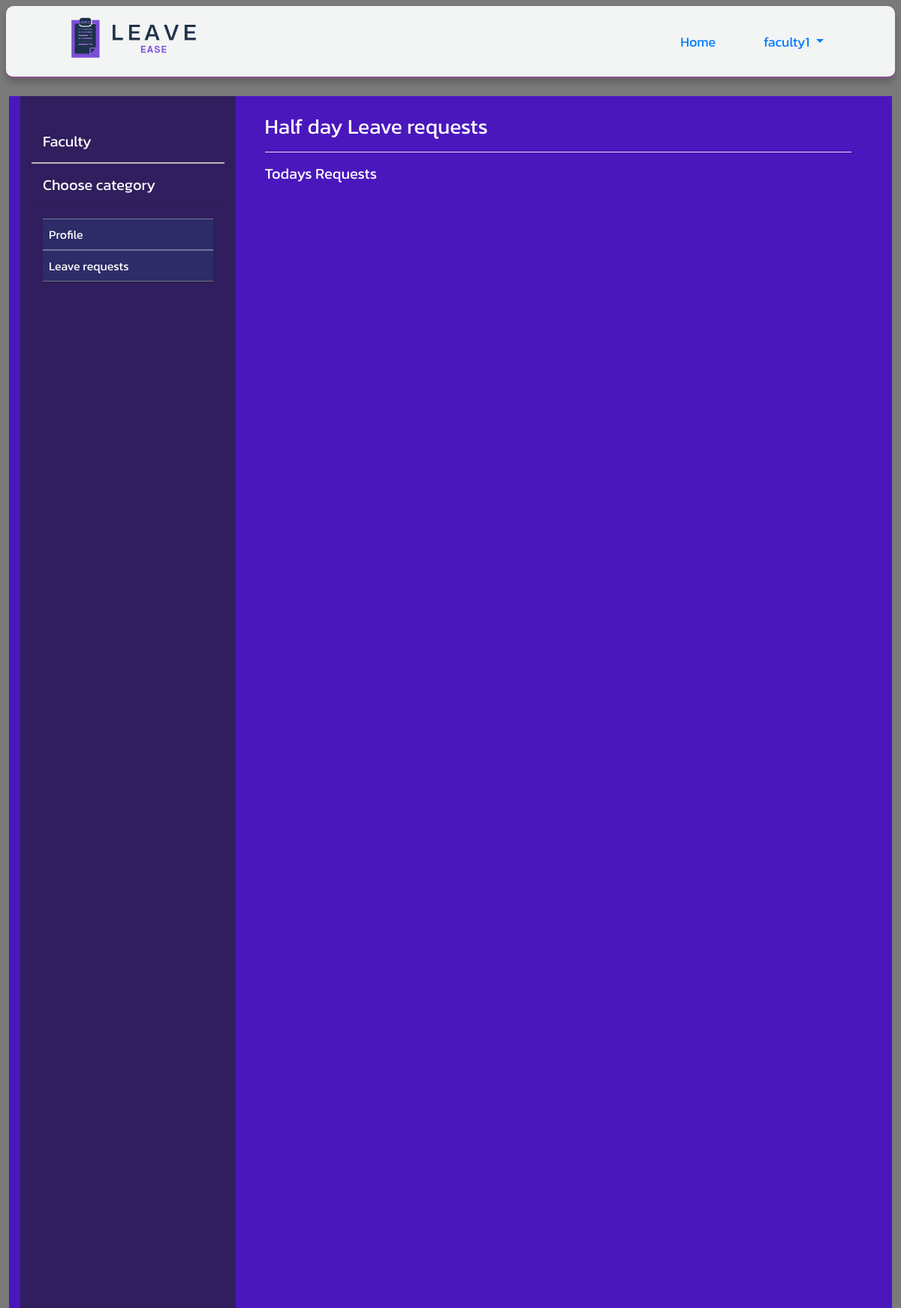
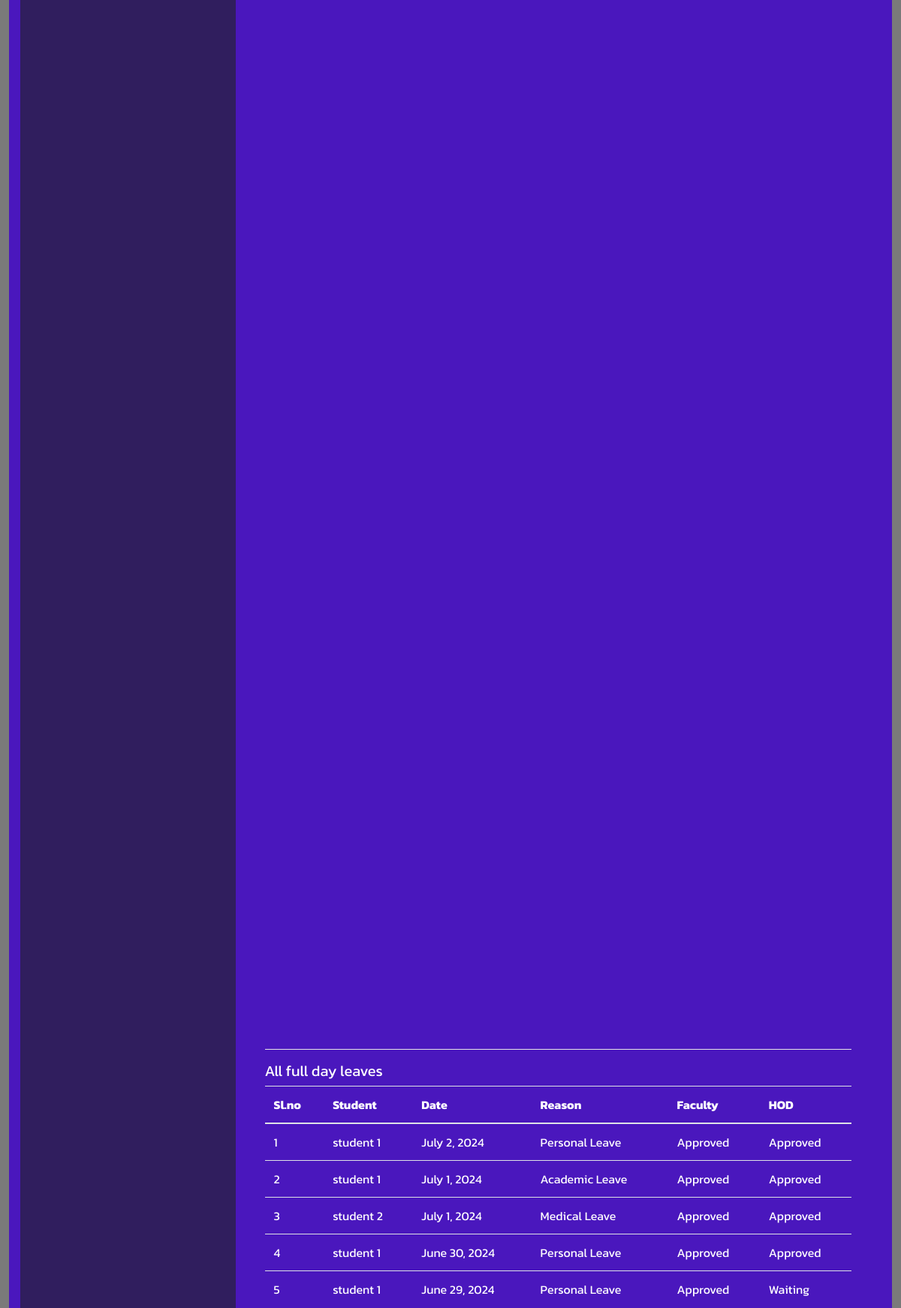
/faculty/fac_half_day_leave (signed in, upper part), run on the app's committed database (2 pictures, top to bottom).
### student/models.py (models this page shows, shortened)
class Leave(models.Model):
    student = models.ForeignKey(Student, on_delete=models.CASCADE)
    leave_date = models.DateField()
    type = models.CharField(max_length=30)
    reason = models.CharField(max_length=40)
    note = models.TextField(blank=True, null=True)
    leave_time = models.TimeField(blank=True, null=True)
    faculty_approval = models.BooleanField(default=False)
    faculty_approval_time = models.DateTimeField(null=True, blank=True)
    hod_approval = models.BooleanField(default=False)
    hod_approval_time = models.DateTimeField(null=True, blank=True)
    qr_code = models.ImageField(upload_to='qr_codes', blank=True, null=True)

class Student(models.Model):
    name  = models.CharField(max_length=30)
    department = models.ForeignKey(Department, on_delete=models.CASCADE, null=True, blank=True)
    semester = models.ForeignKey(SemesterDivision, on_delete=models.CASCADE, null=True, blank=True)
    user = models.ForeignKey(User, on_delete=models.CASCADE)
    phone = models.CharField(max_length=14, null=True, blank=True)
    guardian = models.CharField(max_length=30, null=True, blank=True)
    guardian_phone = models.CharField(max_length=14, null=True, blank=True)
    guardian_email = models.EmailField(max_length=50, blank=True, null=True)
    created_at = models.DateTimeField(auto_now_add=True)
    updated_at = models.DateTimeField(auto_now=True)

### faculty/views.py (the view)
# urls.py: path('fac_half_day_leave', views.fac_half_day_leave, name="fac_half_day_leave"),
def fac_half_day_leave(request):
    user = request.user
    faculty = Faculty.objects.get(user=user)
    department = faculty.department
    semester = faculty.semester
    leaves = Leave.objects.filter(student__department=department, student__semester=semester, type="Half day").order_by('-leave_date')
    today = date.today()
    todays_leaves = leaves.filter(leave_date=today)
    return render(request, 'faculty/fac_half_day_leave.html', {'leaves':leaves, 'todays_leaves':todays_leaves})

### templates/faculty/fac_half_day_leave.html (shortened to what this page needs)
{% extends 'faculty_base.html' %}
{% block student_content %}
    <div class="container p-4 text-white custom-scrollbar" style=" height: 80vh; overflow: scroll;">
        <div style="min-height: 65vh; " >
            <h3 class="text-white">Half day Leave requests</h3>
            <hr style="background-color: white;">
            <h5 class="text-white">Todays Requests </h5>
        </div>
        <div style="min-height: 65vh;">
            <hr style="background-color: white;">
            <h5 class="text-white">All full day leaves </h5>
            <table class="table text-white">
                <thead>
                    <th>Sl.no</th>
                    <th>Student</th>
                    <th>Date</th>
                    <th>Reason</th>
                    <th>Faculty </th>
                    <th>HOD </th>
                </thead>
                <tbody>
                    {% for leave in leaves %}
                        <tr>
                            <td style="vertical-align: middle;">{{forloop.counter}}</td>
                            <td style="vertical-align: middle;">{{leave.student.name}}</td>
                            <td style="vertical-align: middle;">{{leave.leave_date}}</td>
                            <td style="vertical-align: middle;">{{leave.reason}}</td>
                            <td>
                                {% if leave.faculty_approval %}
                                    Approved
                                {% else %}
                                    Waiting . . . <br>
                                    <a href="{% url 'fac_approval' leave.id %}" class="btn btn-outline-light btn-sm" style="border: 0;">Approve Now</a>
                                {% endif %}
                            </td>
                            <td style="vertical-align: middle;">{% if leave.hod_approval %}Approved{% else %}Waiting {% endif %}</td>
                        </tr>
                    {% endfor %}
                </tbody>
            </table>
        </div>
    </div>
{% endblock %}

### templates/faculty_base.html (shortened to what this page needs)
{% extends 'base.html' %}
{% block content %}
    <div class="container-fluid" >
        <div class="row" >
            <div class="col-md-3" style="height: 80vh; overflow-y: scroll; background-color: rgba(33, 35, 37, 0.616);">
                <div class="container mt-5">
                    <h5 class="text-white">Faculty </h5>
                </div><hr style="border: solid 1px rgb(184, 183, 183);">
                <div class="container ">
                    <h5 class="text-white">Choose category</h5>
                </div>
                <hr>
                <div class="container " style="border: ;">
                    <a href="{% url 'faculty_dashboard' %}"  >
                        <div class="container p-1 sidebar" >
                            <p class="m-1 text-white" >Profile </p>
                        </div>
                    </a>
                    <a href=""  id="toggle-leave-requests">
                        <div class="container p-1 sidebar" >
                            <p class="m-1 text-white" >Leave requests</p>
                        </div>
                    </a>
                    <div class="" id="leave-requests" style="max-height: 0; overflow: hidden; background-color: rgba(240, 248, 255, 0.137); transition: max-height 0.3s ease; border-bottom: solid 1px; border-bottom-right-radius: 3px; border-bottom-left-radius: 3px;">
                        <a href="{% url 'fac_full_day_leave' %}"  >
                            <div class="container p-1 sidebar" >
                            </div>
                        </a>
                    </div>
                </div>
            </div>
            <div class="col-md-9" style="min-height: 80vh;">
                {% block student_content %}
                {% endblock %}
            </div>
        </div>
    </div>
{% endblock %}

### templates/base.html (shortened to what this page needs)
<!DOCTYPE html>
<html lang="en">
    {% load static %}
<head>
    <link rel="stylesheet" href="{% static 'css/bootstrap.min.css' %}">
    <link rel="stylesheet" href="{% static 'css/style.css' %}">
    <link rel="stylesheet" href="{% static 'css/index.css' %}">
    <link rel="stylesheet" href="{% static 'css/staff.css' %}">
    <link rel="stylesheet" href="https://cdnjs.cloudflare.com/ajax/libs/font-awesome/6.0.0-beta3/css/all.min.css">
</head>
<body>
  <nav class="navbar navbar-expand-lg bg-body-tertiary nav-custom fixed-top m-2" style="border:0; border-bottom: solid 2px rgb(138, 77, 138); height: 6em; border-radius: 10px; background-color: #F3F4F4; box-shadow: 0 6px 10px rgba(0, 0, 0, 0.2); z-index: 2;">
        <div class="container-fluid">
            <a class="navbar-brand" href="#">
                <div class="">
                    <img src="{% static 'images/leaveEasylogo.png' %}" alt="" style="width: 10em; border-radius: 25px; margin-left: 2em;">
                </div>
            </a>
            <div class="collapse  navbar-collapse ml-auto" id="navbarNavAltMarkup " style="font-size: large;">
                <ul class="navbar-nav ml-auto mr-2">
                    <li class="nav-item active mr-5">
                      <a class="nav-link text-primary " href="/">Home <span class="sr-only">(current)</span></a>
                    </li>
                    {% if request.user.is_authenticated %}
                      <li class="nav-item dropdown  mr-5">
                        <a class="nav-link dropdown-toggle  text-primary" href="#" id="navbarDropdownMenuLink" data-toggle="dropdown" aria-haspopup="true" aria-expanded="false">
                          {{request.user}}
                        </a>
                      </li>
                    {% else %}
                      <li class="nav-item mr-5">
                        <a class="nav-link text-primary" href="{% url 'login' %}">Login</a>
                      </li>
                    {% endif %}
                  </ul>
            </div>
        </div>
    </nav>
    <div class="container-fluid ele_container"  style="margin-top: 8em; ">
      {% block content %}
        {% endblock %}
    </div>
</body>
</html>

### static/css/style.css (style rules this page uses)
body { background-color: #1a1a1b94; font-family: 'Kanit', sans-serif; }
.ele_container { background-color: #4a17bd; width: 98%; min-height: 70vh; }

### templates/base.html (style rules this page uses)
.sidebar { width: 100%; border-top: solid 1px rgba(255, 255, 255, 0.329); border-bottom: solid 1px rgba(255, 255, 255, 0.329); background-color: rgba(0, 255, 255, 0.062); }
.custom-scrollbar { scrollbar-width: thin; scrollbar-color: #3d2d2d1f #1e1e1e00; }

### data on the page
Leave: student.name "student 1", leave_date "July 2, 2024", reason "Personal Leave", faculty_approval "Approved", hod_approval "Approved"
Leave: student.name "student 1", leave_date "July 1, 2024", reason "Academic Leave", faculty_approval "Approved", hod_approval "Approved"
Leave: student.name "student 2", leave_date "July 1, 2024", reason "Medical Leave", faculty_approval "Approved", hod_approval "Approved"
Leave: student.name "student 1", leave_date "June 30, 2024", reason "Personal Leave", faculty_approval "Approved", hod_approval "Approved"
Leave: student.name "student 1", leave_date "June 29, 2024", reason "Personal Leave", faculty_approval "Approved", hod_approval "Waiting"

### other printed values
{{ request.user }} "faculty1"
